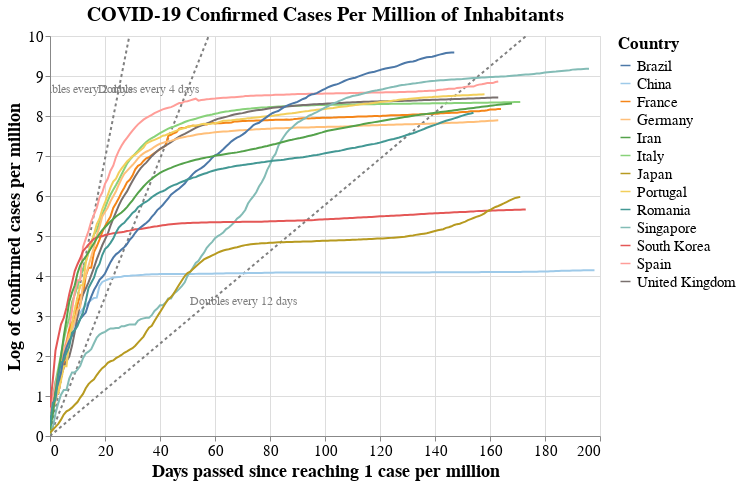

This figure's notebook cell:
### Markdown cell above
## Cases Per Million of Habitants

Since reaching at least 1 case per million

> Note: The following chart, "Cases Per Million of Habitants" is biased depending on how widely a country administers tests. Please read with caution.

> Tip: Click (Shift+ for multiple) on countries in the legend to filter the visualization.

### Code cell
#collapse-hide
# Stack data to get it to Altair dataframe format
data_countries_pc2 = data_countries_pc.copy()
for i in range(0,len(countries)):
    data_countries_pc2[i] = data_countries_pc2[i].reset_index()
    data_countries_pc2[i]['n_days'] = data_countries_pc2[i].index
    data_countries_pc2[i]['log_cases'] = np.log(data_countries_pc2[i]["total_cases"])
data_plot = data_countries_pc2[0]
for i in range(1, len(countries)):    
    data_plot = pd.concat([data_plot, data_countries_pc2[i]], axis=0)
data_plot["trend_2days"] = np.log(2)/2*data_plot["n_days"]
data_plot["trend_4days"] = np.log(2)/4*data_plot["n_days"]
data_plot["trend_12days"] = np.log(2)/12*data_plot["n_days"]
data_plot["trend_2days_label"] = "Doubles every 2 days"
data_plot["trend_4days_label"] = "Doubles evey 4 days"
data_plot["trend_12days_label"] = "Doubles every 12 days"


# Plot it using Altair
source = data_plot

scales = alt.selection_interval(bind='scales', zoom=False)
selection = alt.selection_multi(fields=['location'], bind='legend')

base = alt.Chart(source, title = "COVID-19 Confirmed Cases Per Million of Inhabitants").encode(
    x = alt.X('n_days:Q', title = "Days passed since reaching 1 case per million"),
    y = alt.Y("log_cases:Q",title = "Log of confirmed cases per million"),
    color = alt.Color('location:N', legend=alt.Legend(title="Country", labelFontSize=15, titleFontSize=17),
                     scale=alt.Scale(scheme='tableau20')),
    opacity = alt.condition(selection, alt.value(1), alt.value(0.1))
).properties(
    width=chart_width,
    height=chart_height
)

lines = base.mark_line().add_selection(
    scales
).add_selection(
    selection
)

trend_2d = alt.Chart(source).encode(
    x = "n_days:Q",
    y = alt.Y("trend_2days:Q",  scale=alt.Scale(domain=(0, max(data_plot["log_cases"])))),
).mark_line( strokeDash=[3,3], color="grey")

labels = pd.DataFrame([{'label': 'Doubles every 2 days', 'x_coord': 13, 'y_coord': 8.3},
                       {'label': 'Doubles every 4 days', 'x_coord': 37.5, 'y_coord': 8.3},
                       {'label': 'Doubles every 12 days', 'x_coord': 71, 'y_coord': 3},
                      ])
trend_label = (alt.Chart(labels)
                    .mark_text(align='left', dx=-55, dy=-15, fontSize=12, color="grey")
                    .encode(x='x_coord:Q',
                            y='y_coord:Q',
                            text='label:N')
                   )


trend_4d = alt.Chart(source).mark_line(color="grey", strokeDash=[3,3]).encode(
    x = "n_days:Q",
    y = alt.Y("trend_4days:Q",  scale=alt.Scale(domain=(0, max(data_plot["log_cases"])))),
)

trend_12d = alt.Chart(source).mark_line(color="grey", strokeDash=[3,3]).encode(
    x = "n_days:Q",
    y = alt.Y("trend_12days:Q",  scale=alt.Scale(domain=(0, max(data_plot["log_cases"])))),
)

(
(trend_2d  + trend_4d + trend_12d + trend_label + lines)
.configure_title(fontSize=20)
.configure_axis(labelFontSize=15,titleFontSize=18)
)

### Figure 1 — Vega-Lite specification as saved in the notebook (floating-point values rounded to 4 significant figures; data arrays with more than 128 entries replaced by an {"elided": "..."} marker saying what was removed)
{"config": {"view": {"continuousWidth": 400, "continuousHeight": 300}, "axis": {"labelFontSize": 15, "titleFontSize": 18}, "title": {"fontSize": 20}}, "layer": [{"mark": {"type": "line", "color": "grey", "strokeDash": [3, 3]}, "encoding": {"x": {"type": "quantitative", "field": "n_days"}, "y": {"type": "quantitative", "field": "trend_2days", "scale": {"domain": [0, 9.589]}}}}, {"mark": {"type": "line", "color": "grey", "strokeDash": [3, 3]}, "encoding": {"x": {"type": "quantitative", "field": "n_days"}, "y": {"type": "quantitative", "field": "trend_4days", "scale": {"domain": [0, 9.589]}}}}, {"mark": {"type": "line", "color": "grey", "strokeDash": [3, 3]}, "encoding": {"x": {"type": "quantitative", "field": "n_days"}, "y": {"type": "quantitative", "field": "trend_12days", "scale": {"domain": [0, 9.589]}}}}, {"data": {"name": "data-e959928753c3bc7a180110de9be9cd1c"}, "mark": {"type": "text", "align": "left", "color": "grey", "dx": -55, "dy": -15, "fontSize": 12}, "encoding": {"text": {"type": "nominal", "field": "label"}, "x": {"type": "quantitative", "field": "x_coord"}, "y": {"type": "quantitative", "field": "y_coord"}}}, {"data": {"name": "data-4f955117b1f5be9820f7f8161c22a11a"}, "mark": "line", "encoding": {"color": {"type": "nominal", "field": "location", "legend": {"labelFontSize": 15, "title": "Country", "titleFontSize": 17}, "scale": {"scheme": "tableau20"}}, "opacity": {"condition": {"value": 1, "selection": "selector004"}, "value": 0.1}, "x": {"type": "quantitative", "field": "n_days", "title": "Days passed since reaching 1 case per million"}, "y": {"type": "quantitative", "field": "log_cases", "title": "Log of confirmed cases per million"}}, "height": 400, "selection": {"selector003": {"type": "interval", "bind": "scales", "zoom": false}, "selector004": {"type": "multi", "fields": ["location"], "bind": "legend"}}, "title": "COVID-19 Confirmed Cases Per Million of Inhabitants", "width": 550}], "data": {"name": "data-4f955117b1f5be9820f7f8161c22a11a"}, "$schema": "https://vega.github.io/schema/vega-lite/v4.8.1.json", "datasets": {"data-4f955117b1f5be9820f7f8161c22a11a": {"elided": "2202 records"}, "data-e959928753c3bc7a180110de9be9cd1c": [{"label": "Doubles every 2 days", "x_coord": 13.0, "y_coord": 8.3}, {"label": "Doubles every 4 days", "x_coord": 37.5, "y_coord": 8.3}, {"label": "Doubles every 12 days", "x_coord": 71.0, "y_coord": 3.0}]}}
